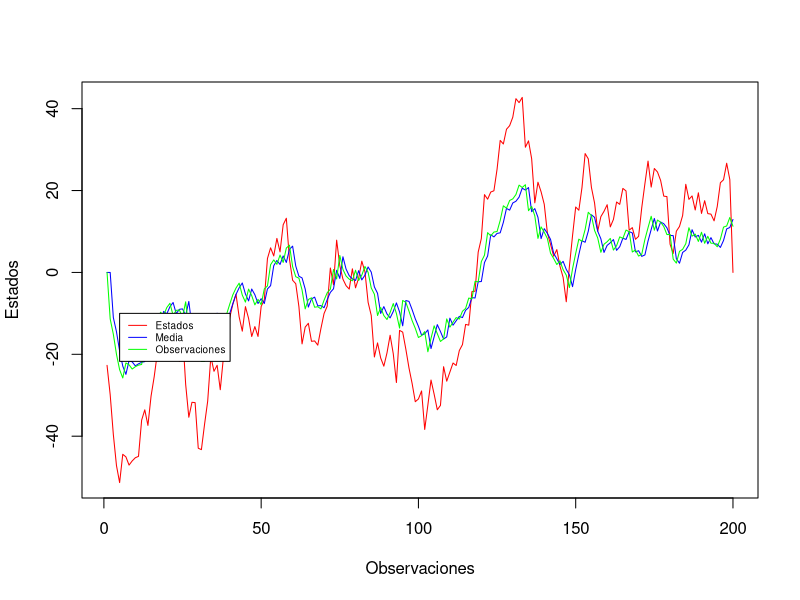

Reproduce this figure in R.
# Generación de datos vía FK modelo univariado 

#Definición de variables para almacenar los datos 
m<-integer(201)
C<-integer(201)
C[1]<-1000
a<-integer(200)
R<-integer(200)
f<-integer(200)
Q<-integer(200)
y<-integer(200)
V<-0.25
W<-25
phi<-0.97
theta<-0.5
Observaciones<-(1:200)

#Inicio de la recursión 
for(j in 2:200){
  a[j]=phi*m[j-1]
  R[j]=phi^(2)*C[j-1]+W
  f[j]=theta*a[j]
  Q[j]=theta^(2)*R[j]+V
  y[j]=rnorm(1, mean = f[j], sd = sqrt(Q[j]))
  m[j]=a[j]+theta*(R[j]/Q[j])*(y[j]-f[j])
  C[j]=R[j]-theta^(2)*(R[j]^(2)/Q[j])
}
Estados<-m[2:201]
Datos<-y
plot(Observaciones, Estados, type= 'l', col = 'red')
lines(Observaciones, f, col = 'blue')
lines(Observaciones, Datos, col = 'green')
legend(5, -10, legend=c("Estados", "Media", "Observaciones"), col=c("red", "blue", "green"), lty=1, cex=0.6)
